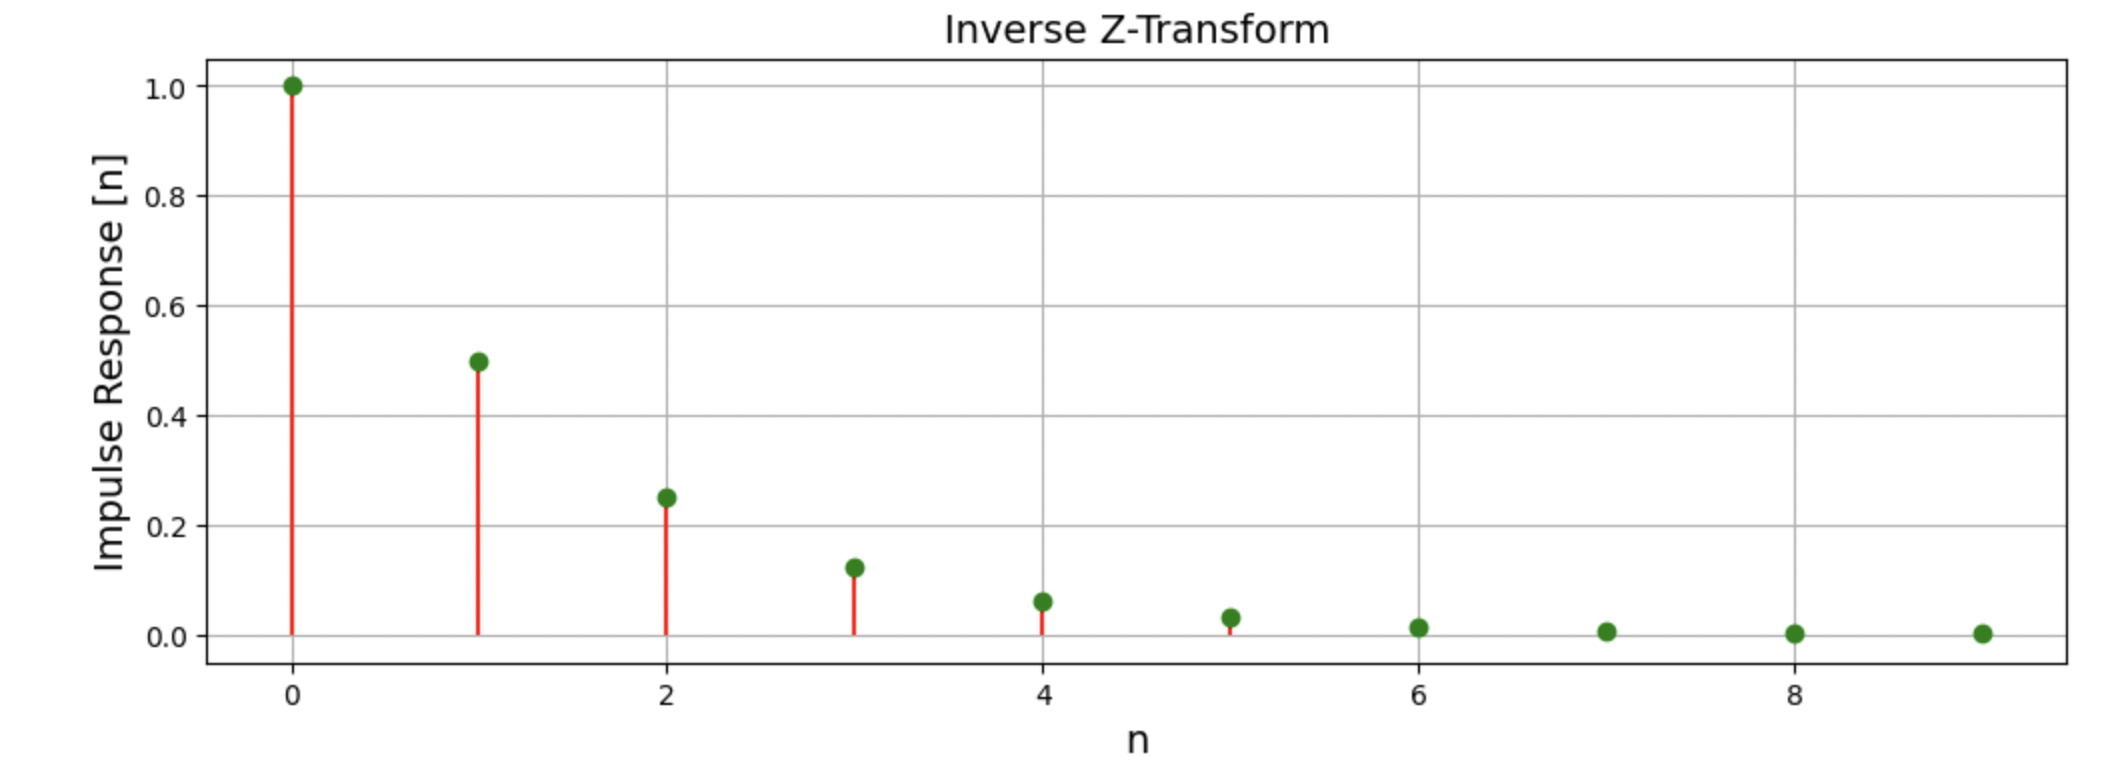

This chart was generated by the following Python code:
from sympy import *
import matplotlib.pyplot as plt
import numpy as np
N=10
x,y,z = symbols("x y z ")
z = 1/x
#--------------------- Put the transfer function H(z) here
H=2*z/(2*z-1)
#---------------------
a=Poly(series(H, x0=0, n=N))
Pol_i= simplify((a/1).expand())
Coeffs=np.array([])
for i in range(N): 
  coeff_i=Pol_i.subs(x,0)
  if coeff_i/coeff_i==1: 
    coef= coeff_i
    Pol_i = Pol_i -coef
  else: 
    coef= 0
  Coeffs =np.append(Coeffs,[coef]) 
  Pol_i= simplify((Pol_i)/x).expand()
fig=plt.figure(figsize=(12,4), dpi= 100)
for i,val in enumerate(Coeffs):
    plt.vlines(i, 0, val, color='red')
plt.plot (Coeffs,"go")
plt.xlabel('n', fontsize=14)
plt.ylabel('Impulse Response [n]', fontsize=14)
plt.title('Inverse Z-Transform', fontsize=14)
plt.grid()
